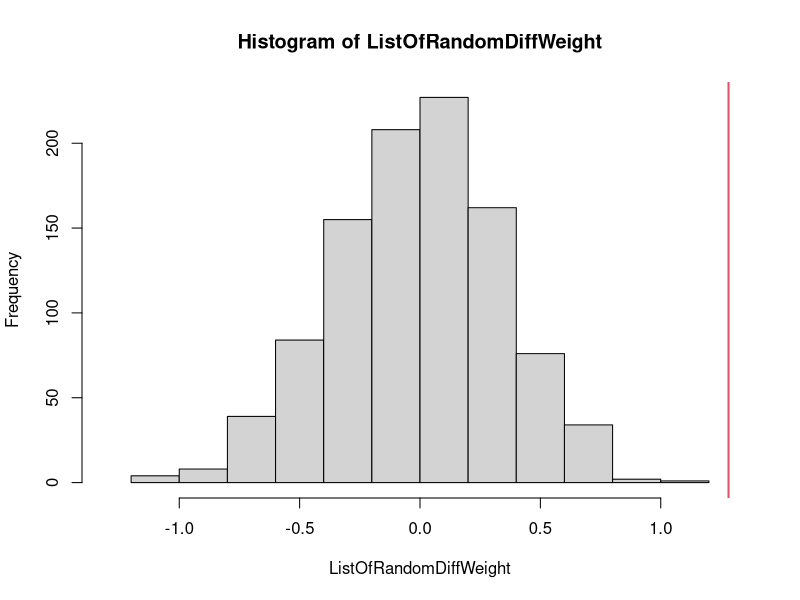

This chart was generated by the following R code:
#In this class we will use a bootstrapping technique to 
# detemine if there is a significant difference in weight / beak length 
# between birds that survived the drought and those that didn't. 

#Step 1 is to to read the finch data from HHMI data explorer
setwd("/Users/pleunipennings/Documents/GitHub/Biometry_2024")
Finches <- read.csv("finches_in_galapagos-v2-noid.csv")

#Step 2
#We calculate the difference between the average weight of birds that survived
# and the birds that didn't survive the drought. 
# Save this number in a variable called RealWeightDifference

AveWeightSurvivors = mean(Finches$Body.mass..g.[Finches$Drought.survival=="survivor"])
AveWeightNonSurvivors = mean(Finches$Body.mass..g.[Finches$Drought.survival=="nonsurvivor"])
RealWeightDifference = AveWeightSurvivors - AveWeightNonSurvivors

#After this step you can fill in the blank here: 
#"Birds that survived the drought were on average XXX grams heavier than birds
# that didn't survive the drought"

#Step 3
#Next, we want to use bootstrapping to determine if this difference is significant. 
#To do that, we have to *imagine* a world where weight doesn't matter. 
#In that world, heavy and light birds are equally likely to survive. 
#What would that data look like if they came from that imagined world? 
#By the way, that imagined world is our null-hypothesis. 
#To create that world, we are going to create a new column called "randomized survival"
#In that column, we are going to use the labels from the survival colum, but 
# shuffled. We use the sample() function for that. 

Finches$RandomSurvival = sample(Finches$Drought.survival) 

#Step 4
#Now we want to re-calculate the average difference in weight 
# But using the randomized survival labels. 
# Share with the class what you found. 
# Did you find that your randomized difference in weight was bigger or smaller
# than the real difference in weight? 

#After this step you can fill in the blank here: 
#"After I randomized the survival labels, 
# I found that birds that "survived" the drought were on average XXX grams heavier/lighter than birds
# that "didn't survive" the drought. 
# The difference in the randomized dataset was (smaller / larger) than the real weight difference."  

AveWeightSurvivorsRan = mean(Finches$Body.mass..g.[Finches$RandomSurvival=="survivor"])
AveWeightNonSurvivorsRan = mean(Finches$Body.mass..g.[Finches$RandomSurvival=="nonsurvivor"])
RanWeightDifference = AveWeightSurvivorsRan - AveWeightNonSurvivorsRan


#Step 5
#Next we randomize and re-calclate the same test statistic 1000 times. 
#We create a vector that will hold our 1000 results
#ListOfRandomDiffWeight <- c() starts an empty vector
#For this we use a for loop 
# for (i in 1:1000){code for reshuffle (step 3) and recalculate (step 4) and to save the result}
# inside the for loop, add the randomized weight difference to the vector using 
# ListOfRandomDiffWeight <- c(ListOfRandomDiffWeight, RandomizedWeightDifference)

ListOfRandomDiffWeight <- c()
for (i in 1:1000){
  Finches$RandomSurvival = sample(Finches$Drought.survival) 
  AveWeightSurvivorsRan = mean(Finches$Body.mass..g.[Finches$RandomSurvival=="survivor"])
  AveWeightNonSurvivorsRan = mean(Finches$Body.mass..g.[Finches$RandomSurvival=="nonsurvivor"])
  RanWeightDifference = AveWeightSurvivorsRan - AveWeightNonSurvivorsRan
  ListOfRandomDiffWeight <- c(ListOfRandomDiffWeight, RanWeightDifference)
}

#Step 6
#Next we take our 1000 difference and see how often the weight difference is
# equal to or higher than the RealWeightDifference we observed in the real data
# save this number as NumTimesRanDiffEqHighReal 
# NumTimesRanDiffEqHighReal = length(which(ListOfRandomDiffWeight>=RealWeightDifference))
# NumTimesRanDiffEqHighReal divided by 1000 is your p-value! 
# It shows you the probability that your observed result is seen under the null 
# hypothesis. 

NumTimesRanDiffEqHighReal = length(which(ListOfRandomDiffWeight>=RealWeightDifference))

# If NumTimesRanDiffEqHighReal is 0, the p-value can be written as p < 0.001 (p smaller than 1 in a thousand)
#By the way, in this exercise the difference in average weight is our "test statistic."


#Step 7
# Make a histogram of the 1000 values in ListOfRandomDiffWeight
#Add a vertical line to add the RealWeightDifference
# Is RealWeightDifference in the middle of the histogram? Or far to the right? 

hist(ListOfRandomDiffWeight, xlim = c(-1.3, 1.3))
abline (v = RealWeightDifference, col = 2, lwd = 2)
